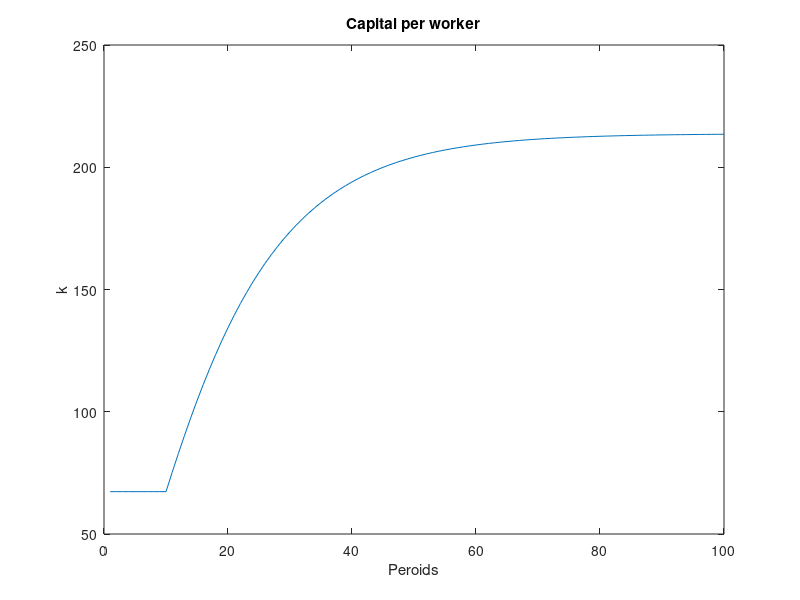
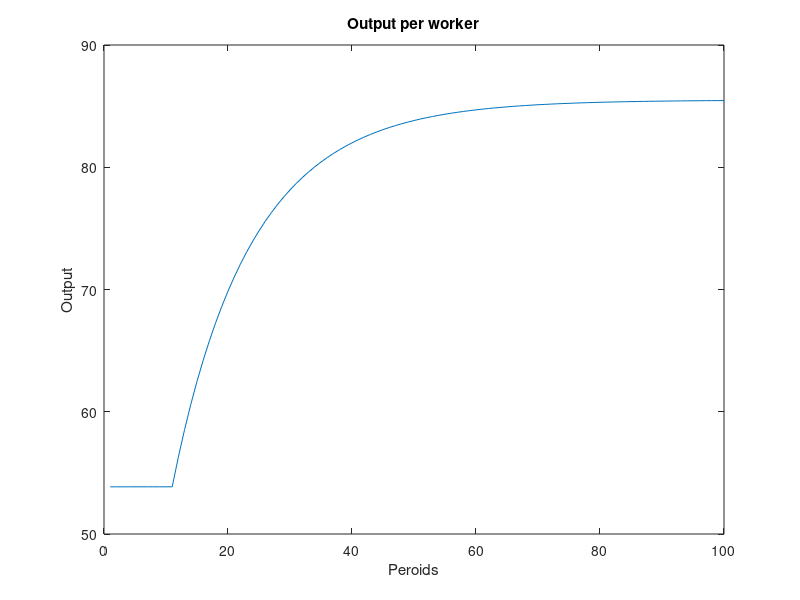
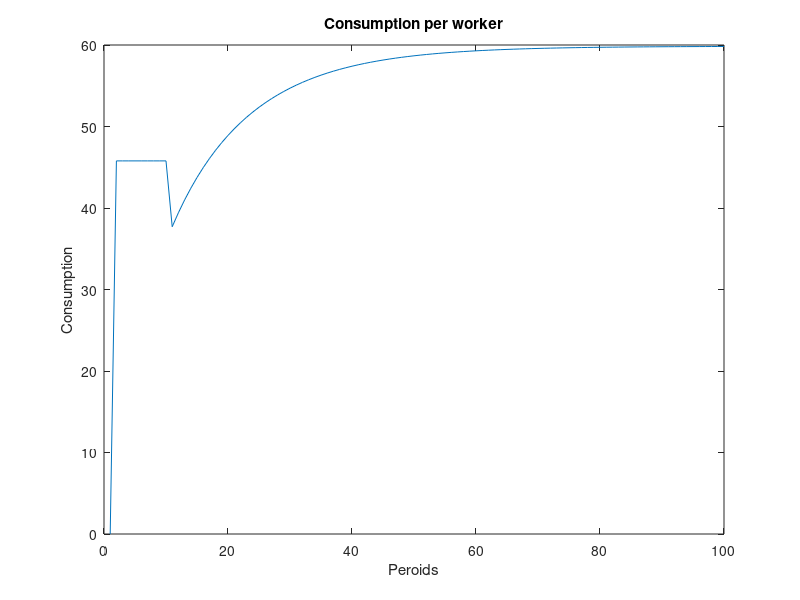
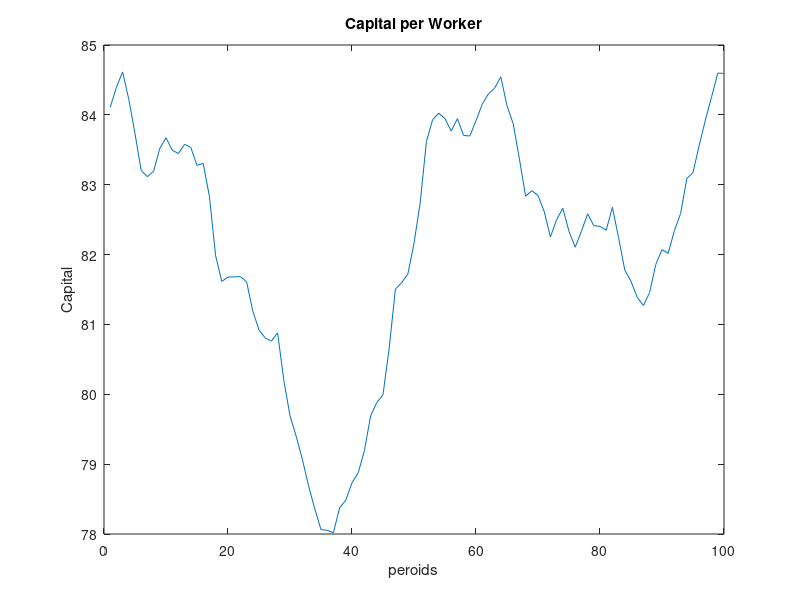

These charts were generated, in order, by the following MATLAB code:
%last edited 2/9/21
%Matthew Chistolini


%% Question 2
clear 
capital_val(1)=67.32;
output_vals(1) = 10*capital_val(1)^.4;
consumption_values = output_vals(1)*(1-.15);
for jj=2:11
    capital_val(jj,1)=(0.9*capital_val(jj-1,1)+1.5*capital_val(jj-1,1)^(0.4))/1.02;
    output_vals(jj,1) =10*capital_val(jj-1,1)^.4;
    consumptuion(jj,1) = output_vals(jj,1)*(1-.15);
end
for jj=11:100
    capital_val(jj,1)=(0.9*capital_val(jj-1,1)+3*capital_val(jj-1,1)^(0.4))/1.02;
    output_vals(jj,1) =10*capital_val(jj-1,1)^.4;
    consumptuion(jj,1) = output_vals(jj,1)*(1-.3);
end
plot(capital_val)
ylabel('k')
xlabel('Peroids')
title("Capital per worker")
saveas(gcf,'pics/HW1_Q2_a.png')
clf
plot(output_vals)
ylabel('Output')
xlabel('Peroids')
title("Output per worker")
saveas(gcf,'pics/HW1_Q2_b.png')
clf
plot(consumptuion)
ylabel('Consumption')
xlabel('Peroids')
title("Consumption per worker")
saveas(gcf,'pics/HW1_Q2_c.png')
%% Question 3

clear

%Steady state value
kss=84.1078;

%Pre-defining matrices
capital_val=zeros(100,1);
yval=zeros(100,1);

%Loop to simulate

capital_val(1)=kss;
z_values(1) = exp(0.1*normrnd(0,1)) ;
yval(1)=5*kss^0.4*z_values;

for j=2:100
    z_values(j) = z_values(j-1)^0.6* exp(0.1*normrnd(0,1));
    capital_val(j)=(1/1.01)*(0.975*capital_val(j-1)+0.1*yval(j-1));
    yval(j)=5*z_values(j)*capital_val(j)^0.4;
end

clf
plot(capital_val)
ylabel('Capital')
xlabel('peroids')
title("Capital per Worker")
saveas(gcf,'pics/HW1_Q3_b1.png')

clf
plot(yval)
ylabel('Output')
xlabel('Peroids')
title("Consumption per worker")
saveas(gcf,'pics/HW1_Q3_b2.png') 
%%

clear

%Steady state value
kss=84.1078/2;

%Pre-defining matrices
capital_val=zeros(100,1);
yval=zeros(100,1);

%Loop to simulate

capital_val(1)=kss;
z_values(1) = exp(0.1*normrnd(0,1));
yval(1)=5*z_values*kss^0.4;

for j=2:100
    z_values(j) = z_values(j-1)^0.6* exp(0.1*normrnd(0,1));
    capital_val(j)=(1/1.01)*(0.975*capital_val(j-1)+0.1*yval(j-1));
    yval(j)=5*z_values(j)*capital_val(j)^0.4;
end

clf
plot(capital_val(2:end))
ylabel('Consumption')
xlabel('peroids')
title("Consumption per worker")
saveas(gcf,'pics/HW1_Q3_c1.png')

clf
plot(yval(2:end))
ylabel('Output')
xlabel('Peroids')
title("Output per worker")
saveas(gcf,'pics/HW1_Q3_c2.png') 

%% Question 4
clear 
sub_divisions = 1/100;
n = 10
delta = .1
A_bar = .5
k_plus_valus= [];
k_values = [];
for i=sub_divisions:sub_divisions:n
kvals(round(i*(1/sub_divisions)))= i;
sigma= 1/(1+.25*i^(-0.75));
k_plus_valus(round(i*(1/sub_divisions))) = ((1-delta)*i +sigma*A_bar*i^.4)*(1/1.02);
end

plot(kvals',k_plus_valus')
xlabel("k_t Values")
ylabel("k_{t+1} Values")
saveas(gcf,'pics/HW1_Q4.png') 
